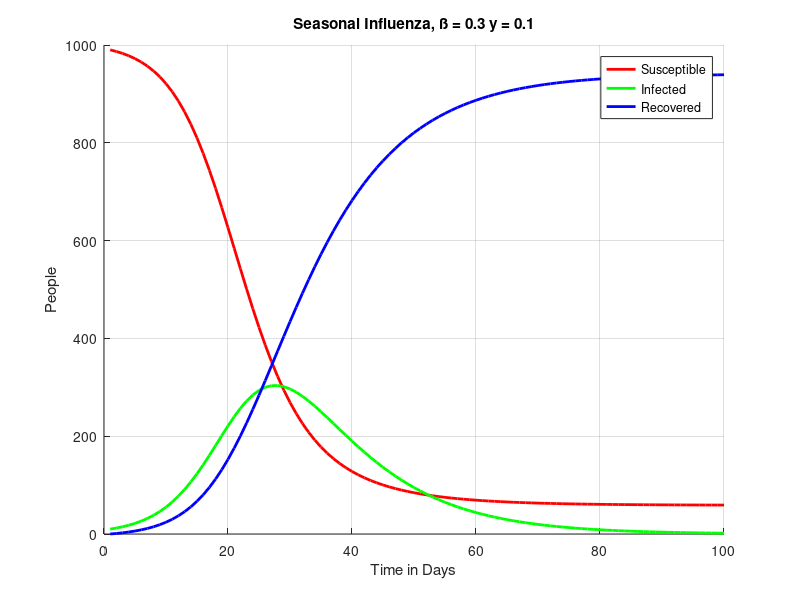
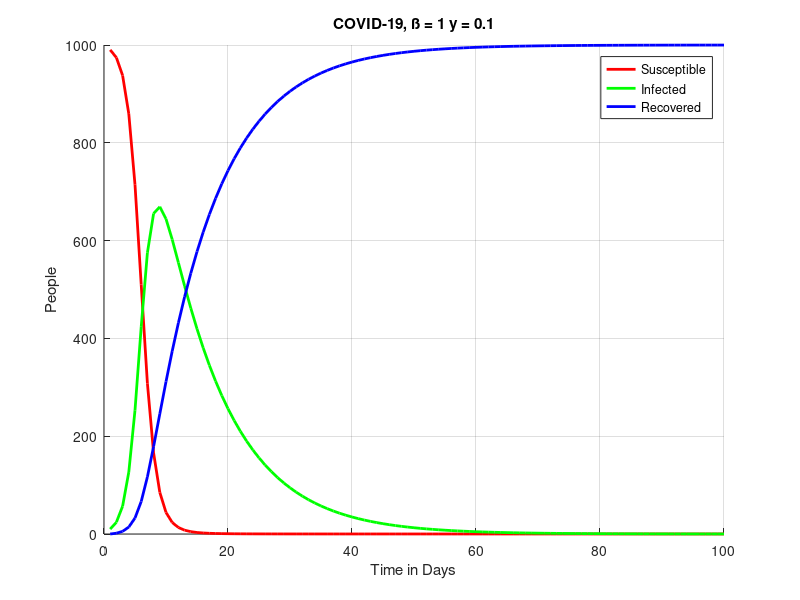
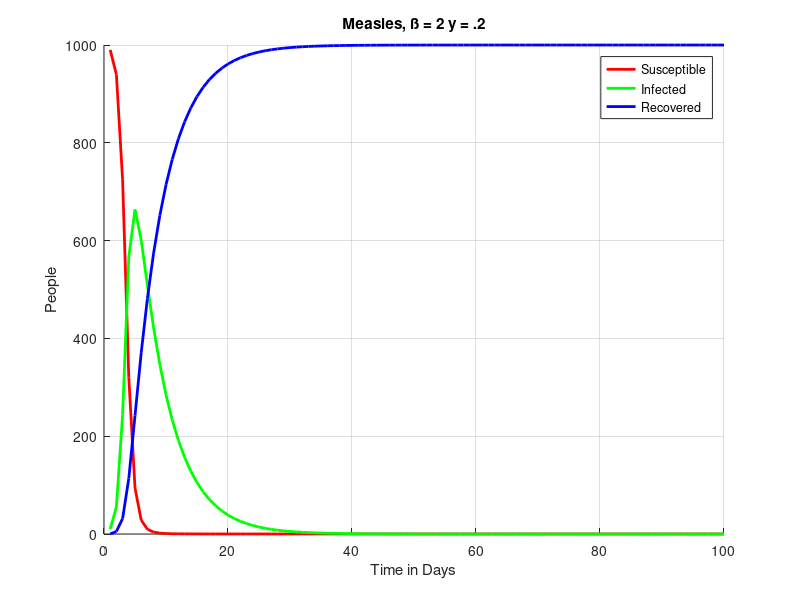

Here is the MATLAB script that generated these plots, in order:
%% Part 1: modeling disease spread using SIR model
format shortG; clear; clc

% Initializing Variable Definitions
St1 = zeros(1,1);
It1 = zeros(1,1);
Rt1 = zeros(1,1);
St2 = zeros(1,1);
It2 = zeros(1,1);
Rt2 = zeros(1,1);
St3 = zeros(1,1);
It3 = zeros(1,1);
Rt3 = zeros(1,1);
St(1,1) = 990; % Number of susceptible individuals at time t
It(1,1) = 10; % Number of infected individuals at time t
Rt(1,1) = 0; % Number of recovered individuals at time t

N = St + It + Rt; % Total Population
h = 1; % Step size in days
T = 100; % Total simulation time in days (0 -> 100)
days = 1:h:100;

for t = 1:h:T % For loop calculation for the standard flu 

    % initially given variables
    Beta = 0.3; %Transmission Rate
    Gamma = 0.1; %Recovery Rate

    % Set of nonlinear differential equations defined
    dSdt = @(t, St, It, Rt) -(Beta / N) .* St .* It;
    dIdt = @(t, St, It, Rt) (Beta / N) .* St .* It - Gamma .* It;
    dRdt = @(t, St, It, Rt) Gamma .* It;

    % Runge Kutta Calculations in which each diff eq is evaluated  
    k1S = dSdt(t, St(t,1), It(t,1), Rt(t,1));
    k1I = dIdt(t, St(t,1), It(t,1), Rt(t,1));
    k1R = dRdt(t, St(t,1), It(t,1), Rt(t,1));

    k2S = dSdt(t + 0.5 * h, St(t,1) + 0.5 * k1S * h, It(t,1) + 0.5 * k1I * h, Rt(t,1) + 0.5 * k1R * h);
    k2I = dIdt(t + 0.5 * h, St(t,1) + 0.5 * k1S * h, It(t,1) + 0.5 * k1I * h, Rt(t,1) + 0.5 * k1R * h);
    k2R = dRdt(t + 0.5 * h, St(t,1) + 0.5 * k1S * h, It(t,1) + 0.5 * k1I * h, Rt(t,1) + 0.5 * k1R * h);

    k3S = dSdt(t + 0.5 * h, St(t,1) + 0.5 * k2S * h, It(t,1) + 0.5 * k2I * h, Rt(t,1) + 0.5 * k2R * h);
    k3I = dIdt(t + 0.5 * h, St(t,1) + 0.5 * k2S * h, It(t,1) + 0.5 * k2I * h, Rt(t,1) + 0.5 * k2R * h);
    k3R = dRdt(t + 0.5 * h, St(t,1) + 0.5 * k2S * h, It(t,1) + 0.5 * k2I * h, Rt(t,1) + 0.5 * k2R * h);

    k4S = dSdt(t + h, St(t,1) + k3S * h, It(t,1) + k3I, Rt(t,1) + k3R);
    k4I = dIdt(t + h, St(t,1) + k3S * h, It(t,1) + k3I, Rt(t,1) + k3R);
    k4R = dRdt(t + h, St(t,1) + k3S * h, It(t,1) + k3I, Rt(t,1) + k3R);


    St(t + 1,1) = St(t,1) + (1/6) * (k1S + 2 * k2S + 2 * k3S + k4S) * h;
    It(t + 1,1) = It(t,1) + (1/6) * (k1I + 2 * k2I + 2 * k3I + k4I) * h;
    Rt(t + 1,1) = Rt(t,1) + (1/6) * (k1R + 2 * k2R + 2 * k3R + k4R) * h;

    % Values for susceptible, infected, and recovered persons are tabulated and synthesized into a vector

    St1(t,1) = St(t,1);
    It1(t,1) = It(t,1);
    Rt1(t,1) = Rt(t,1);

end


for t = 1:h:T

    Beta = 1;
    Gamma = 0.1;
    
    dSdt = @(t, St, It, Rt) -(Beta / N) .* St .* It;
    dIdt = @(t, St, It, Rt) (Beta / N) .* St .* It - Gamma .* It;
    dRdt = @(t, St, It, Rt) Gamma .* It;

    k1S = dSdt(t, St(t,1), It(t,1), Rt(t,1));
    k1I = dIdt(t, St(t,1), It(t,1), Rt(t,1));
    k1R = dRdt(t, St(t,1), It(t,1), Rt(t,1));

    k2S = dSdt(t + 0.5 * h, St(t,1) + 0.5 * k1S * h, It(t,1) + 0.5 * k1I * h, Rt(t,1) + 0.5 * k1R * h);
    k2I = dIdt(t + 0.5 * h, St(t,1) + 0.5 * k1S * h, It(t,1) + 0.5 * k1I * h, Rt(t,1) + 0.5 * k1R * h);
    k2R = dRdt(t + 0.5 * h, St(t,1) + 0.5 * k1S * h, It(t,1) + 0.5 * k1I * h, Rt(t,1) + 0.5 * k1R * h);

    k3S = dSdt(t + 0.5 * h, St(t,1) + 0.5 * k2S * h, It(t,1) + 0.5 * k2I * h, Rt(t,1) + 0.5 * k2R * h);
    k3I = dIdt(t + 0.5 * h, St(t,1) + 0.5 * k2S * h, It(t,1) + 0.5 * k2I * h, Rt(t,1) + 0.5 * k2R * h);
    k3R = dRdt(t + 0.5 * h, St(t,1) + 0.5 * k2S * h, It(t,1) + 0.5 * k2I * h, Rt(t,1) + 0.5 * k2R * h);

    k4S = dSdt(t + h, St(t,1) + k3S * h, It(t,1) + k3I, Rt(t,1) + k3R);
    k4I = dIdt(t + h, St(t,1) + k3S * h, It(t,1) + k3I, Rt(t,1) + k3R);
    k4R = dRdt(t + h, St(t,1) + k3S * h, It(t,1) + k3I, Rt(t,1) + k3R);


    St(t + 1,1) = St(t,1) + (1/6) * (k1S + 2 * k2S + 2 * k3S + k4S) * h;
    It(t + 1,1) = It(t,1) + (1/6) * (k1I + 2 * k2I + 2 * k3I + k4I) * h;
    Rt(t + 1,1) = Rt(t,1) + (1/6) * (k1R + 2 * k2R + 2 * k3R + k4R) * h;

    St2(t,1) = St(t,1);
    It2(t,1) = It(t,1);
    Rt2(t,1) = Rt(t,1);

end

% Begin 
for t = 1:h:T

    % Re-initialize givens
    Beta = 2;
    Gamma = 0.2;
    
    % Next set of nonlinear differential equations defined
    dSdt = @(t, St, It, Rt) -(Beta / N) .* St .* It;
    dIdt = @(t, St, It, Rt) (Beta / N) .* St .* It - Gamma .* It;
    dRdt = @(t, St, It, Rt) Gamma .* It;
    
    % Define all constants for the RK method, for each model
    k1S = dSdt(t, St(t,1), It(t,1), Rt(t,1));
    k1I = dIdt(t, St(t,1), It(t,1), Rt(t,1));
    k1R = dRdt(t, St(t,1), It(t,1), Rt(t,1));

    k2S = dSdt(t + 0.5 * h, St(t,1) + 0.5 * k1S * h, It(t,1) + 0.5 * k1I * h, Rt(t,1) + 0.5 * k1R * h);
    k2I = dIdt(t + 0.5 * h, St(t,1) + 0.5 * k1S * h, It(t,1) + 0.5 * k1I * h, Rt(t,1) + 0.5 * k1R * h);
    k2R = dRdt(t + 0.5 * h, St(t,1) + 0.5 * k1S * h, It(t,1) + 0.5 * k1I * h, Rt(t,1) + 0.5 * k1R * h);

    k3S = dSdt(t + 0.5 * h, St(t,1) + 0.5 * k2S * h, It(t,1) + 0.5 * k2I * h, Rt(t,1) + 0.5 * k2R * h);
    k3I = dIdt(t + 0.5 * h, St(t,1) + 0.5 * k2S * h, It(t,1) + 0.5 * k2I * h, Rt(t,1) + 0.5 * k2R * h);
    k3R = dRdt(t + 0.5 * h, St(t,1) + 0.5 * k2S * h, It(t,1) + 0.5 * k2I * h, Rt(t,1) + 0.5 * k2R * h);

    k4S = dSdt(t + h, St(t,1) + k3S * h, It(t,1) + k3I, Rt(t,1) + k3R);
    k4I = dIdt(t + h, St(t,1) + k3S * h, It(t,1) + k3I, Rt(t,1) + k3R);
    k4R = dRdt(t + h, St(t,1) + k3S * h, It(t,1) + k3I, Rt(t,1) + k3R);

    % RK method, employing constants created ealrier
    St(t + 1,1) = St(t,1) + (1/6) * (k1S + 2 * k2S + 2 * k3S + k4S) * h;
    It(t + 1,1) = It(t,1) + (1/6) * (k1I + 2 * k2I + 2 * k3I + k4I) * h;
    Rt(t + 1,1) = Rt(t,1) + (1/6) * (k1R + 2 * k2R + 2 * k3R + k4R) * h;

    St3(t,1) = St(t,1);
    It3(t,1) = It(t,1);
    Rt3(t,1) = Rt(t,1);

end


figure(1) % Plot Seasonal Influenza
hold on
grid on

plot(days,St1,'red','LineWidth',2)
plot(days,It1,'green','LineWidth',2)
plot(days,Rt1,'blue','linewidth',2)

title('Seasonal Influenza, ß = 0.3 y = 0.1')
xlabel('Time in Days')
ylabel('People')
legend('Susceptible','Infected','Recovered')
hold off


figure(2) % Plot COVID-19
hold on
grid on

plot(days,St2,'r','LineWidth',2)
plot(days,It2,'g','LineWidth',2)
plot(days,Rt2,'b','linewidth',2)

title('COVID-19, ß = 1 y = 0.1')
xlabel('Time in Days')
ylabel('People')
legend('Susceptible','Infected','Recovered')
hold off


figure(3) % Plot Measles
hold on
grid on

plot(days,St3,'r','LineWidth',2)
plot(days,It3,'g','LineWidth',2)
plot(days,Rt3,'b','linewidth',2)

title('Measles, ß = 2 y = .2')
xlabel('Time in Days')
ylabel('People')
legend('Susceptible','Infected','Recovered')
hold off


%% Discussion Section:

% The beta value is the transmission rate, or how often susceptible
% individuals get infected while gamma is the recovery rate, or how often the
% affected individuals recover. When the beta parameter increases, the
% number of susceptible individuals decreases significantly quicker, the
% overall recovery rate is considerably quicker, and the infected
% population spikes to a greater amplitude earlier. When the gamma parameter
% doubles along with the beta parameter, the susceptible, infected, and
% recovered populations all have similar behavior, except they all exhibit
% the end behavior twice as quickly. the derivatives are much sharper
% (change in the populations occurs much quicker). 
